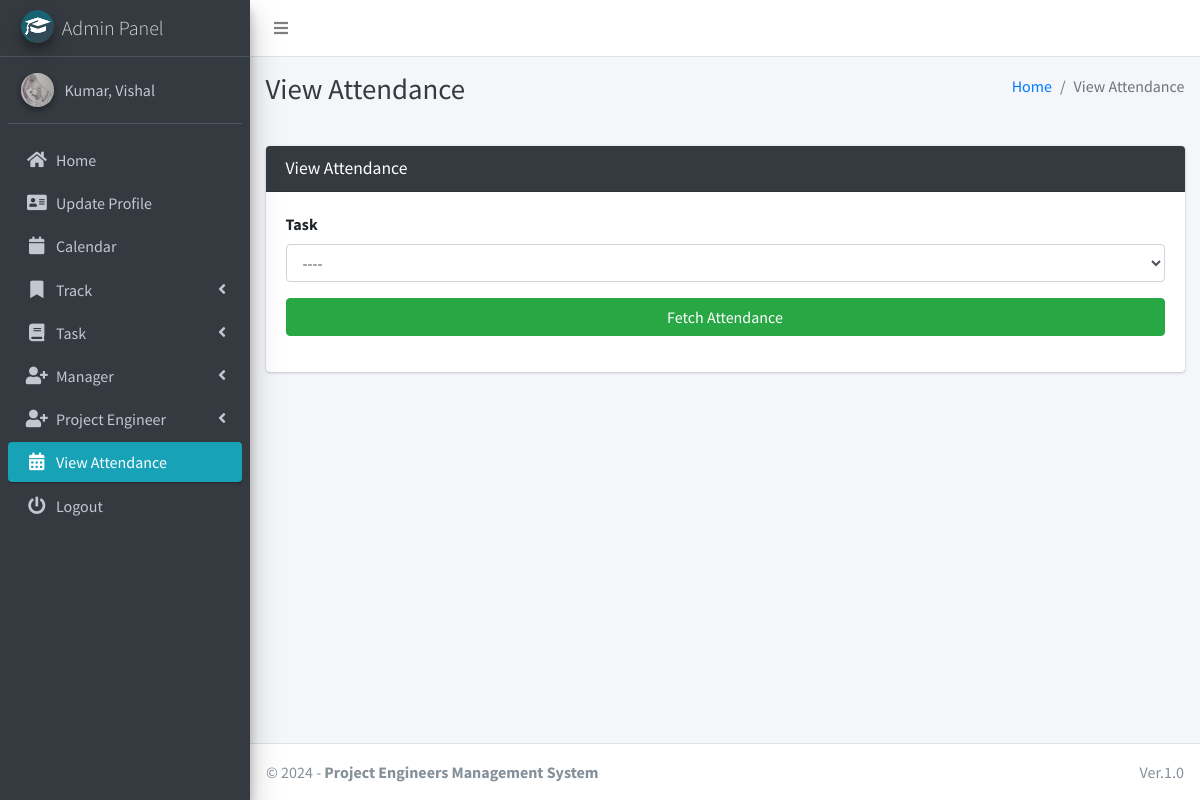
Page /attendance/view/ (signed in) on the committed database.
### main_app/models.py (models this page shows)
class CustomUser(AbstractUser):
    USER_TYPE = ((1, "HOD"), (2, "Manager"), (3, "ProjectEngineer"))
    GENDER = [("M", "Male"), ("F", "Female")]
    username = None  # Removed username, using email instead
    email = models.EmailField(unique=True)
    user_type = models.CharField(default=1, choices=USER_TYPE, max_length=1) # type: ignore
    gender = models.CharField(max_length=1, choices=GENDER)
    profile_pic = models.ImageField()
    address = models.TextField()
    fcm_token = models.TextField(default="")  # For firebase notifications
    created_at = models.DateTimeField(auto_now_add=True)
    updated_at = models.DateTimeField(auto_now=True)
    USERNAME_FIELD = "email"
    REQUIRED_FIELDS = []
    objects = CustomUserManager()
    def __str__(self):
        return self.last_name + ", " + self.first_name

### main_app/hod_views.py (the view)
# urls.py: path("attendance/view/", hod_views.admin_view_attendance, name="admin_view_attendance",),
def admin_view_attendance(request):
    tasks = Task.objects.all()
    context = {
        'tasks': tasks,
        'page_title': 'View Attendance'
    }
    print("attendance")
    return render(request, "hod_template/admin_view_attendance.html", context)

### main_app/templates/hod_template/admin_view_attendance.html (shortened to what this page needs)
{% extends 'main_app/base.html' %}
{% load static %}
{% block page_title %}{{page_title}}{% endblock page_title %}
{% block content %}
<section class="content">
    <div class="container-fluid">
        <div class="row">
            <div class="col-md-12">
                <div class="card card-dark">
                    <div class="card-header">
                        <h3 class="card-title">{{page_title}}</h3>
                    </div>
                    <div class="card-body">
                        <div class="form-group">
                            <label>Task</label>
                            <select name="task" class="form-control" id='task'>
                                <option value="">----</option>
                            </select>
                        </div>
                        <div class="form-group"><div  style="display: none;" class="alert alert-danger" id='error_attendance'></div>
                             <button type="button" id='fetch_attendance' class="btn btn-success btn-block">Fetch Attendance</button>
                        </div>
                </div>
            </div>
        </div>
    </div>
</section>
{% endblock content %}

### main_app/templates/main_app/sidebar_template.html (shortened to what this page needs)
{% load static %}
<aside class="main-sidebar sidebar-dark-info elevation-4">
    {% if request.user.user_type == '1' %}
    <a href="{% url 'admin_home' %}" class="brand-link">
        <img src="{% static 'dist/img/cmsl.png' %} " alt="AdminLTE Logo"
            class="brand-image img-circle elevation-3" >
        <span class="brand-text font-weight-light">Admin Panel</span>
    </a>
    <div class="sidebar">
        <div class="user-panel mt-3 pb-3 mb-3 d-flex">
            <div class="image">
                <img src="{{ request.user.profile_pic}}" class="img-circle elevation-2" alt="User Image">
            </div>
            <div class="info">
                <a href="#" class="d-block">{{user}}</a>
            </div>
        </div>
        <nav class="mt-2">
            <ul class="nav nav-pills nav-sidebar flex-column" data-widget="treeview" role="menu" data-accordion="false">
                <li class="nav-item">
                    {% url 'admin_home' as admin_home %}
                    <a href="{{admin_home}}" class="nav-link {% if admin_home == request.path %} active {% endif %}">
                        <i class="nav-icon fas fa-home"></i>
                        <p>
                            Home
                        </p>
                    </a>
                </li>
                <li class="nav-item">
                    {% url 'admin_view_profile' as admin_view_profile %}
                    <a href="{{admin_view_profile}}"
                        class="nav-link {% if admin_view_profile == request.path %} active {% endif %}">
                        <i class="nav-icon fas fa-address-card"></i>
                        <p>
                            Update Profile
                        </p>
                    </a>
                </li>
                <li class="nav-item">
                    <a href="/calendar"
                        class="nav-link">
                        <i class="nav-icon fas fa-calendar"></i>
                        <p>
                            Calendar
                        </p>
                    </a>
                </li>
                <li class="nav-item has-treeview">
                    <a href="#" class="nav-link">
                        <i class="nav-icon fas fa-bookmark"></i>
                        <p>
                            Track
                            <i class="fas fa-angle-left right"></i>
                        </p>
                    </a>
                </li>
                <li class="nav-item has-treeview">
                    <a href="#" class="nav-link">
                        <i class="nav-icon fas fa-book"></i>
                        <p>
                            Task
                            <i class="fas fa-angle-left right"></i>
                        </p>
                    </a>
                </li>
                <li class="nav-item has-treeview">
                    <a href="#" class="nav-link">
                        <i class="nav-icon fas fa-user-plus"></i>
                        <p>
                            Manager
                            <i class="fas fa-angle-left right"></i>
                        </p>
                    </a>
        </li>
        <li class="nav-item has-treeview">
            <a href="#" class="nav-link">
                <i class="nav-icon fas fa-user-plus"></i>
                <p>
                    Project Engineer
                    <i class="fas fa-angle-left right"></i>
                </p>
            </a>
        </li>
         <li class="nav-item">
            {% url 'admin_view_attendance' as admin_view_attendance %}
                    <a href="{{ admin_view_attendance }}"
                        class="nav-link  {% if admin_view_attendance == request.path %} active {% endif %}">
                        <i class="nav-icon fas fa-calendar-alt"></i>
                        <p>
                            View Attendance
                        </p>
                    </a>
                </li>
                                        {% endif %}
                                        <li class="nav-item">
                                            <a href="{% url 'user_logout' %}"
                                                onclick="return confirm('Your session would be terminated.\n\nProceed?')"
                                                class="nav-link">
                                                <i class="nav-icon fas fa-power-off"></i>
                                                <p>
                                                    Logout
                                                </p>
                                            </a>
                                        </li>
                                    </ul>
                                </nav>
                            </div>
</aside>

### rows in the picture
CustomUser: user.profile_pic (picture), last_name+first_name "Kumar, Vishal"

### other values in the picture
{{ page_title }} "View Attendance"
